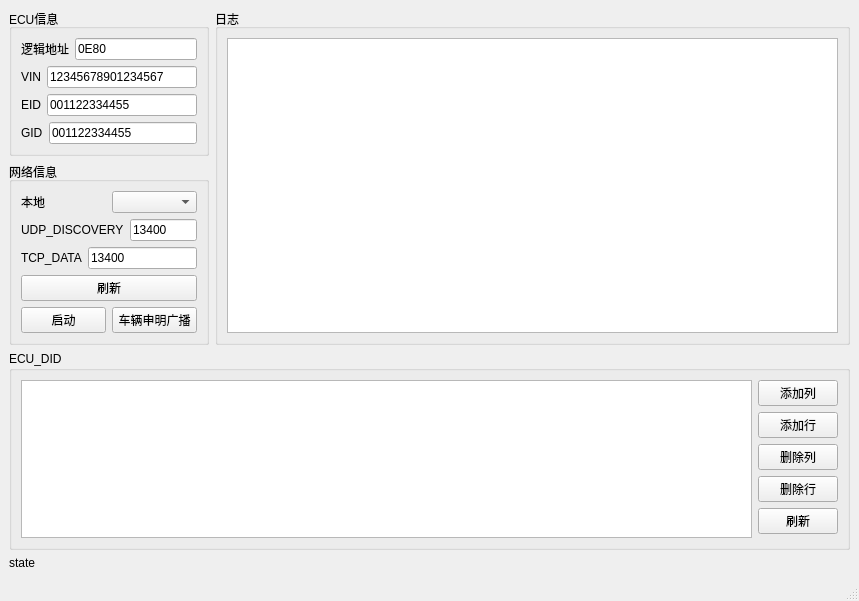
<?xml version="1.0" encoding="UTF-8"?>
<ui version="4.0">
 <class>MainWindow</class>
 <widget class="QMainWindow" name="MainWindow">
  <property name="geometry">
   <rect>
    <x>0</x>
    <y>0</y>
    <width>859</width>
    <height>601</height>
   </rect>
  </property>
  <property name="sizePolicy">
   <sizepolicy hsizetype="Minimum" vsizetype="Minimum">
    <horstretch>0</horstretch>
    <verstretch>0</verstretch>
   </sizepolicy>
  </property>
  <property name="minimumSize">
   <size>
    <width>400</width>
    <height>180</height>
   </size>
  </property>
  <property name="windowTitle">
   <string>MainWindow</string>
  </property>
  <widget class="QWidget" name="centralwidget">
   <layout class="QGridLayout" name="gridLayout_5">
    <item row="0" column="0">
     <layout class="QVBoxLayout" name="verticalLayout_5">
      <item>
       <layout class="QHBoxLayout" name="horizontalLayout_7">
        <item>
         <layout class="QVBoxLayout" name="verticalLayout_4">
          <item>
           <widget class="QGroupBox" name="groupBox">
            <property name="sizePolicy">
             <sizepolicy hsizetype="Maximum" vsizetype="Preferred">
              <horstretch>0</horstretch>
              <verstretch>0</verstretch>
             </sizepolicy>
            </property>
            <property name="minimumSize">
             <size>
              <width>0</width>
              <height>0</height>
             </size>
            </property>
            <property name="maximumSize">
             <size>
              <width>200</width>
              <height>16777215</height>
             </size>
            </property>
            <property name="title">
             <string>ECU信息</string>
            </property>
            <layout class="QGridLayout" name="gridLayout">
             <item row="0" column="0">
              <layout class="QVBoxLayout" name="verticalLayout">
               <item>
                <layout class="QHBoxLayout" name="horizontalLayout">
                 <item>
                  <widget class="QLabel" name="label_2">
                   <property name="text">
                    <string>逻辑地址</string>
                   </property>
                  </widget>
                 </item>
                 <item>
                  <widget class="QLineEdit" name="lineEdit_logicAddr">
                   <property name="text">
                    <string>0E80</string>
                   </property>
                   <property name="maxLength">
                    <number>4</number>
                   </property>
                   <property name="placeholderText">
                    <string>0E80</string>
                   </property>
                  </widget>
                 </item>
                </layout>
               </item>
               <item>
                <layout class="QHBoxLayout" name="horizontalLayout_2">
                 <item>
                  <widget class="QLabel" name="label">
                   <property name="text">
                    <string>VIN</string>
                   </property>
                  </widget>
                 </item>
                 <item>
                  <widget class="QLineEdit" name="lineEdit_VIN">
                   <property name="text">
                    <string>12345678901234567</string>
                   </property>
                   <property name="maxLength">
                    <number>17</number>
                   </property>
                   <property name="placeholderText">
                    <string>12345678901234567</string>
                   </property>
                  </widget>
                 </item>
                </layout>
               </item>
               <item>
                <layout class="QHBoxLayout" name="horizontalLayout_3">
                 <item>
                  <widget class="QLabel" name="label_3">
                   <property name="text">
                    <string>EID</string>
                   </property>
                  </widget>
                 </item>
                 <item>
                  <widget class="QLineEdit" name="lineEdit_EID">
                   <property name="text">
                    <string>001122334455</string>
                   </property>
                   <property name="maxLength">
                    <number>12</number>
                   </property>
                   <property name="placeholderText">
                    <string>001122334455</string>
                   </property>
                  </widget>
                 </item>
                </layout>
               </item>
               <item>
                <layout class="QHBoxLayout" name="horizontalLayout_4">
                 <item>
                  <widget class="QLabel" name="label_4">
                   <property name="text">
                    <string>GID</string>
                   </property>
                  </widget>
                 </item>
                 <item>
                  <widget class="QLineEdit" name="lineEdit_GID">
                   <property name="text">
                    <string>001122334455</string>
                   </property>
                   <property name="maxLength">
                    <number>12</number>
                   </property>
                   <property name="placeholderText">
                    <string>00112233445566</string>
                   </property>
                  </widget>
                 </item>
                </layout>
               </item>
              </layout>
             </item>
            </layout>
           </widget>
          </item>
          <item>
           <widget class="QGroupBox" name="groupBox_3">
            <property name="sizePolicy">
             <sizepolicy hsizetype="Maximum" vsizetype="Preferred">
              <horstretch>0</horstretch>
              <verstretch>0</verstretch>
             </sizepolicy>
            </property>
            <property name="minimumSize">
             <size>
              <width>0</width>
              <height>0</height>
             </size>
            </property>
            <property name="maximumSize">
             <size>
              <width>200</width>
              <height>16777215</height>
             </size>
            </property>
            <property name="title">
             <string>网络信息</string>
            </property>
            <layout class="QGridLayout" name="gridLayout_4">
             <item row="0" column="0">
              <layout class="QVBoxLayout" name="verticalLayout_3">
               <item>
                <layout class="QHBoxLayout" name="horizontalLayout_5">
                 <item>
                  <widget class="QLabel" name="label_5">
                   <property name="text">
                    <string>本地</string>
                   </property>
                  </widget>
                 </item>
                 <item>
                  <widget class="QComboBox" name="comboBox_iface"/>
                 </item>
                </layout>
               </item>
               <item>
                <layout class="QHBoxLayout" name="horizontalLayout_8">
                 <item>
                  <widget class="QLabel" name="label_6">
                   <property name="text">
                    <string>UDP_DISCOVERY</string>
                   </property>
                  </widget>
                 </item>
                 <item>
                  <widget class="QLineEdit" name="lineEdit_UDP_DISCOVER">
                   <property name="text">
                    <string>13400</string>
                   </property>
                  </widget>
                 </item>
                </layout>
               </item>
               <item>
                <layout class="QHBoxLayout" name="horizontalLayout_9">
                 <item>
                  <widget class="QLabel" name="label_7">
                   <property name="text">
                    <string>TCP_DATA</string>
                   </property>
                  </widget>
                 </item>
                 <item>
                  <widget class="QLineEdit" name="lineEdit_TCP_DATA">
                   <property name="text">
                    <string>13400</string>
                   </property>
                  </widget>
                 </item>
                </layout>
               </item>
               <item>
                <widget class="QPushButton" name="pushButton_refresh">
                 <property name="text">
                  <string>刷新</string>
                 </property>
                </widget>
               </item>
               <item>
                <layout class="QHBoxLayout" name="horizontalLayout_6">
                 <item>
                  <widget class="QPushButton" name="pushButton_start">
                   <property name="text">
                    <string>启动</string>
                   </property>
                  </widget>
                 </item>
                 <item>
                  <widget class="QPushButton" name="pushButton">
                   <property name="text">
                    <string>车辆申明广播</string>
                   </property>
                  </widget>
                 </item>
                </layout>
               </item>
              </layout>
             </item>
            </layout>
           </widget>
          </item>
         </layout>
        </item>
        <item>
         <widget class="QGroupBox" name="groupBox_2">
          <property name="title">
           <string>日志</string>
          </property>
          <layout class="QGridLayout" name="gridLayout_2">
           <item row="0" column="0">
            <layout class="QVBoxLayout" name="verticalLayout_2">
             <item>
              <widget class="QTextBrowser" name="textBrowser"/>
             </item>
            </layout>
           </item>
          </layout>
         </widget>
        </item>
       </layout>
      </item>
      <item>
       <widget class="QGroupBox" name="groupBox_4">
        <property name="title">
         <string>ECU_DID</string>
        </property>
        <layout class="QGridLayout" name="gridLayout_3">
         <item row="0" column="0">
          <layout class="QHBoxLayout" name="horizontalLayout_10">
           <item>
            <widget class="QTableView" name="tableView_ECU_DID"/>
           </item>
           <item>
            <layout class="QVBoxLayout" name="verticalLayout_6">
             <item>
              <widget class="QPushButton" name="pushButton_add_col">
               <property name="text">
                <string>添加列</string>
               </property>
              </widget>
             </item>
             <item>
              <widget class="QPushButton" name="pushButton_add_row">
               <property name="text">
                <string>添加行</string>
               </property>
              </widget>
             </item>
             <item>
              <widget class="QPushButton" name="pushButton_del_col">
               <property name="text">
                <string>删除列</string>
               </property>
              </widget>
             </item>
             <item>
              <widget class="QPushButton" name="pushButton_del_row">
               <property name="text">
                <string>删除行</string>
               </property>
              </widget>
             </item>
             <item>
              <widget class="QPushButton" name="pushButton_ECU_DID_Refresh">
               <property name="text">
                <string>刷新</string>
               </property>
              </widget>
             </item>
            </layout>
           </item>
          </layout>
         </item>
        </layout>
       </widget>
      </item>
      <item>
       <widget class="QLabel" name="label_state">
        <property name="text">
         <string>state</string>
        </property>
       </widget>
      </item>
     </layout>
    </item>
   </layout>
  </widget>
  <widget class="QMenuBar" name="menubar">
   <property name="geometry">
    <rect>
     <x>0</x>
     <y>0</y>
     <width>859</width>
     <height>21</height>
    </rect>
   </property>
  </widget>
  <widget class="QStatusBar" name="statusbar"/>
 </widget>
 <resources/>
 <connections/>
</ui>
